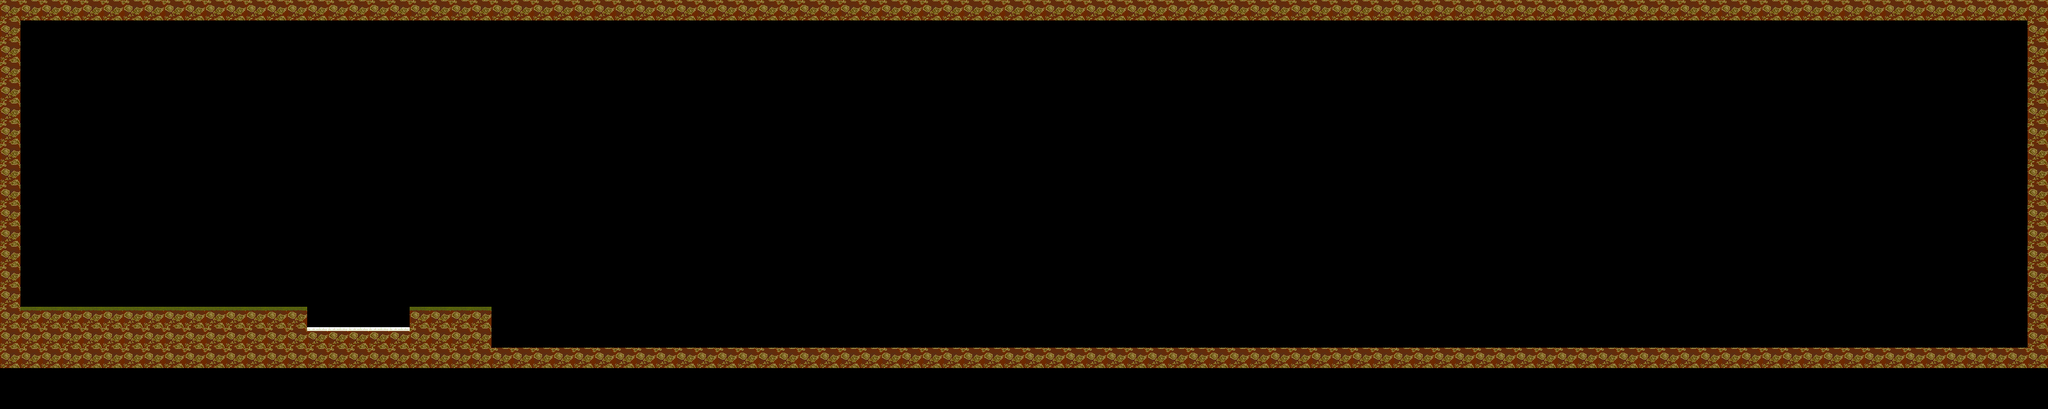

This game map was drawn from its Tiled (.tmx) file and the tilesets committed beside it. A one-line description and the full map source follow:
An orthogonal 100x20 tile map with 32x32 px tiles, 1 tile layer (Tile Layer 1), 3 tilesets.

<map version="1.0" tiledversion="1.0.3" orientation="orthogonal" renderorder="right-down" width="100" height="20" tilewidth="32" tileheight="32" nextobjectid="1">
 <tileset firstgid="1" source="grass.tsx" />
 <tileset firstgid="2" source="spike.tsx" />
 <tileset firstgid="3" source="platform.tsx" />
 <layer name="Tile Layer 1" width="100" height="20">
  <data encoding="csv">
3,3,3,3,3,3,3,3,3,3,3,3,3,3,3,3,3,3,3,3,3,3,3,3,3,3,3,3,3,3,3,3,3,3,3,3,3,3,3,3,3,3,3,3,3,3,3,3,3,3,3,3,3,3,3,3,3,3,3,3,3,3,3,3,3,3,3,3,3,3,3,3,3,3,3,3,3,3,3,3,3,3,3,3,3,3,3,3,3,3,3,3,3,3,3,3,3,3,3,3,
3,0,0,0,0,0,0,0,0,0,0,0,0,0,0,0,0,0,0,0,0,0,0,0,0,0,0,0,0,0,0,0,0,0,0,0,0,0,0,0,0,0,0,0,0,0,0,0,0,0,0,0,0,0,0,0,0,0,0,0,0,0,0,0,0,0,0,0,0,0,0,0,0,0,0,0,0,0,0,0,0,0,0,0,0,0,0,0,0,0,0,0,0,0,0,0,0,0,0,3,
3,0,0,0,0,0,0,0,0,0,0,0,0,0,0,0,0,0,0,0,0,0,0,0,0,0,0,0,0,0,0,0,0,0,0,0,0,0,0,0,0,0,0,0,0,0,0,0,0,0,0,0,0,0,0,0,0,0,0,0,0,0,0,0,0,0,0,0,0,0,0,0,0,0,0,0,0,0,0,0,0,0,0,0,0,0,0,0,0,0,0,0,0,0,0,0,0,0,0,3,
3,0,0,0,0,0,0,0,0,0,0,0,0,0,0,0,0,0,0,0,0,0,0,0,0,0,0,0,0,0,0,0,0,0,0,0,0,0,0,0,0,0,0,0,0,0,0,0,0,0,0,0,0,0,0,0,0,0,0,0,0,0,0,0,0,0,0,0,0,0,0,0,0,0,0,0,0,0,0,0,0,0,0,0,0,0,0,0,0,0,0,0,0,0,0,0,0,0,0,3,
3,0,0,0,0,0,0,0,0,0,0,0,0,0,0,0,0,0,0,0,0,0,0,0,0,0,0,0,0,0,0,0,0,0,0,0,0,0,0,0,0,0,0,0,0,0,0,0,0,0,0,0,0,0,0,0,0,0,0,0,0,0,0,0,0,0,0,0,0,0,0,0,0,0,0,0,0,0,0,0,0,0,0,0,0,0,0,0,0,0,0,0,0,0,0,0,0,0,0,3,
3,0,0,0,0,0,0,0,0,0,0,0,0,0,0,0,0,0,0,0,0,0,0,0,0,0,0,0,0,0,0,0,0,0,0,0,0,0,0,0,0,0,0,0,0,0,0,0,0,0,0,0,0,0,0,0,0,0,0,0,0,0,0,0,0,0,0,0,0,0,0,0,0,0,0,0,0,0,0,0,0,0,0,0,0,0,0,0,0,0,0,0,0,0,0,0,0,0,0,3,
3,0,0,0,0,0,0,0,0,0,0,0,0,0,0,0,0,0,0,0,0,0,0,0,0,0,0,0,0,0,0,0,0,0,0,0,0,0,0,0,0,0,0,0,0,0,0,0,0,0,0,0,0,0,0,0,0,0,0,0,0,0,0,0,0,0,0,0,0,0,0,0,0,0,0,0,0,0,0,0,0,0,0,0,0,0,0,0,0,0,0,0,0,0,0,0,0,0,0,3,
3,0,0,0,0,0,0,0,0,0,0,0,0,0,0,0,0,0,0,0,0,0,0,0,0,0,0,0,0,0,0,0,0,0,0,0,0,0,0,0,0,0,0,0,0,0,0,0,0,0,0,0,0,0,0,0,0,0,0,0,0,0,0,0,0,0,0,0,0,0,0,0,0,0,0,0,0,0,0,0,0,0,0,0,0,0,0,0,0,0,0,0,0,0,0,0,0,0,0,3,
3,0,0,0,0,0,0,0,0,0,0,0,0,0,0,0,0,0,0,0,0,0,0,0,0,0,0,0,0,0,0,0,0,0,0,0,0,0,0,0,0,0,0,0,0,0,0,0,0,0,0,0,0,0,0,0,0,0,0,0,0,0,0,0,0,0,0,0,0,0,0,0,0,0,0,0,0,0,0,0,0,0,0,0,0,0,0,0,0,0,0,0,0,0,0,0,0,0,0,3,
3,0,0,0,0,0,0,0,0,0,0,0,0,0,0,0,0,0,0,0,0,0,0,0,0,0,0,0,0,0,0,0,0,0,0,0,0,0,0,0,0,0,0,0,0,0,0,0,0,0,0,0,0,0,0,0,0,0,0,0,0,0,0,0,0,0,0,0,0,0,0,0,0,0,0,0,0,0,0,0,0,0,0,0,0,0,0,0,0,0,0,0,0,0,0,0,0,0,0,3,
3,0,0,0,0,0,0,0,0,0,0,0,0,0,0,0,0,0,0,0,0,0,0,0,0,0,0,0,0,0,0,0,0,0,0,0,0,0,0,0,0,0,0,0,0,0,0,0,0,0,0,0,0,0,0,0,0,0,0,0,0,0,0,0,0,0,0,0,0,0,0,0,0,0,0,0,0,0,0,0,0,0,0,0,0,0,0,0,0,0,0,0,0,0,0,0,0,0,0,3,
3,0,0,0,0,0,0,0,0,0,0,0,0,0,0,0,0,0,0,0,0,0,0,0,0,0,0,0,0,0,0,0,0,0,0,0,0,0,0,0,0,0,0,0,0,0,0,0,0,0,0,0,0,0,0,0,0,0,0,0,0,0,0,0,0,0,0,0,0,0,0,0,0,0,0,0,0,0,0,0,0,0,0,0,0,0,0,0,0,0,0,0,0,0,0,0,0,0,0,3,
3,0,0,0,0,0,0,0,0,0,0,0,0,0,0,0,0,0,0,0,0,0,0,0,0,0,0,0,0,0,0,0,0,0,0,0,0,0,0,0,0,0,0,0,0,0,0,0,0,0,0,0,0,0,0,0,0,0,0,0,0,0,0,0,0,0,0,0,0,0,0,0,0,0,0,0,0,0,0,0,0,0,0,0,0,0,0,0,0,0,0,0,0,0,0,0,0,0,0,3,
3,0,0,0,0,0,0,0,0,0,0,0,0,0,0,0,0,0,0,0,0,0,0,0,0,0,0,0,0,0,0,0,0,0,0,0,0,0,0,0,0,0,0,0,0,0,0,0,0,0,0,0,0,0,0,0,0,0,0,0,0,0,0,0,0,0,0,0,0,0,0,0,0,0,0,0,0,0,0,0,0,0,0,0,0,0,0,0,0,0,0,0,0,0,0,0,0,0,0,3,
3,0,0,0,0,0,0,0,0,0,0,0,0,0,0,0,0,0,0,0,0,0,0,0,0,0,0,0,0,0,0,0,0,0,0,0,0,0,0,0,0,0,0,0,0,0,0,0,0,0,0,0,0,0,0,0,0,0,0,0,0,0,0,0,0,0,0,0,0,0,0,0,0,0,0,0,0,0,0,0,0,0,0,0,0,0,0,0,0,0,0,0,0,0,0,0,0,0,0,3,
3,1,1,1,1,1,1,1,1,1,1,1,1,1,1,0,0,0,0,0,1,1,1,1,0,0,0,0,0,0,0,0,0,0,0,0,0,0,0,0,0,0,0,0,0,0,0,0,0,0,0,0,0,0,0,0,0,0,0,0,0,0,0,0,0,0,0,0,0,0,0,0,0,0,0,0,0,0,0,0,0,0,0,0,0,0,0,0,0,0,0,0,0,0,0,0,0,0,0,3,
3,3,3,3,3,3,3,3,3,3,3,3,3,3,3,2,2,2,2,2,3,3,3,3,0,0,0,0,0,0,0,0,0,0,0,0,0,0,0,0,0,0,0,0,0,0,0,0,0,0,0,0,0,0,0,0,0,0,0,0,0,0,0,0,0,0,0,0,0,0,0,0,0,0,0,0,0,0,0,0,0,0,0,0,0,0,0,0,0,0,0,0,0,0,0,0,0,0,0,3,
3,3,3,3,3,3,3,3,3,3,3,3,3,3,3,3,3,3,3,3,3,3,3,3,3,3,3,3,3,3,3,3,3,3,3,3,3,3,3,3,3,3,3,3,3,3,3,3,3,3,3,3,3,3,3,3,3,3,3,3,3,3,3,3,3,3,3,3,3,3,3,3,3,3,3,3,3,3,3,3,3,3,3,3,3,3,3,3,3,3,3,3,3,3,3,3,3,3,3,3,
0,0,0,0,0,0,0,0,0,0,0,0,0,0,0,0,0,0,0,0,0,0,0,0,0,0,0,0,0,0,0,0,0,0,0,0,0,0,0,0,0,0,0,0,0,0,0,0,0,0,0,0,0,0,0,0,0,0,0,0,0,0,0,0,0,0,0,0,0,0,0,0,0,0,0,0,0,0,0,0,0,0,0,0,0,0,0,0,0,0,0,0,0,0,0,0,0,0,0,0,
0,0,0,0,0,0,0,0,0,0,0,0,0,0,0,0,0,0,0,0,0,0,0,0,0,0,0,0,0,0,0,0,0,0,0,0,0,0,0,0,0,0,0,0,0,0,0,0,0,0,0,0,0,0,0,0,0,0,0,0,0,0,0,0,0,0,0,0,0,0,0,0,0,0,0,0,0,0,0,0,0,0,0,0,0,0,0,0,0,0,0,0,0,0,0,0,0,0,0,0
</data>
 </layer>
</map>
